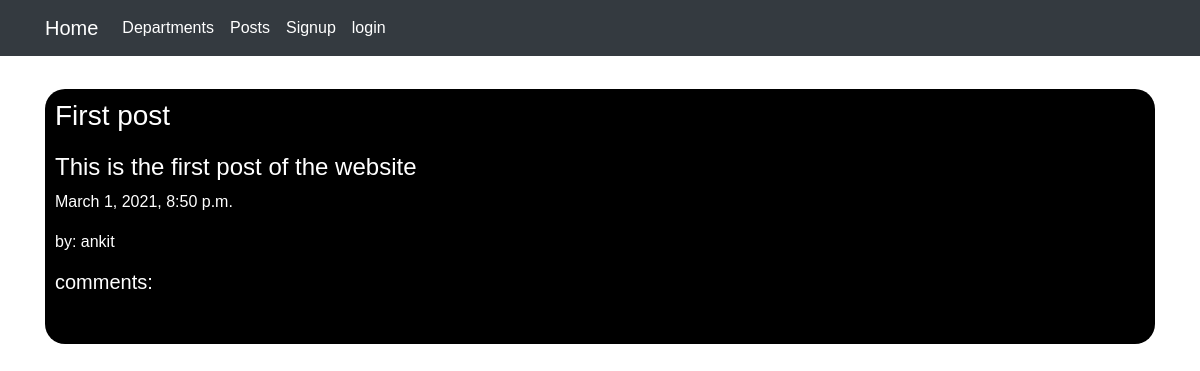
The page /post/details/6/ on the database its author committed.
### posts/models.py (models this page shows, shortened)
class Post(models.Model):
    title = models.CharField(max_length=100)
    message = models.TextField()
    user = models.ForeignKey(User, related_name='posts', on_delete=models.CASCADE)
    created_at = models.DateTimeField(auto_now=True)
    department = models.ForeignKey(Department, related_name='posts', null=True, blank=True,on_delete=models.CASCADE)
    class Meta:
        ordering = ["-created_at"]

### posts/views.py (the view)
# urls.py: path('details/<int:pk>/', views.post_detail, name='details'),
def post_detail(request, pk):
    post = get_object_or_404(Post, pk=pk)
    comments = post.comments
    if request.method == "POST":
        comment_form = CreateCommentForm(request.POST)
        if comment_form.is_valid():
            user_comment = comment_form.save(commit=False)
            user_comment.post = post
            user_comment.user = request.user
            user_comment.save()
            return HttpResponseRedirect(reverse('posts:details', kwargs={'pk': post.pk}))
    else:
        comment_form = CreateCommentForm
    return render(request, 'posts/post_detail.html', {'post': post, 'comment_form': comment_form,})

### posts/templates/posts/post_detail.html (shortened to what this page needs)
{% extends 'base.html' %}
{% block content %}
<div class='post-list comment-form'>
    <h1>{{ post.title }}</h1>
    <h4>{{ post.message }}</h4>
    <div class='date'>
        <p>{{ post.created_at }}</p>
    </div>
    <p>by: {{ post.user }}</p>
    <h5>comments:</h5>
    {% load mptt_tags %}
    <div class='comment-list'>
        {% recursetree post.comments.all %}
        <div id="{{ node.id }}" class="my-2 p-2">
            <div class="d-flex justify-content-between">
            </div>
        </div>
        {% endrecursetree %}
    </div>
</div>
{% endblock %}

### static/main.css (style rules this page uses)
body { margin: 0%; padding: 0%; font-family: sans-serif; }

### static/list.css (style rules this page uses)
.post-list { padding: 10px; margin-top: 3%; width: 100%; height: fit-content; background: black; color: white; top: 50%; left: 50%; box-sizing: border-box; border-radius: 20px; }
.post-list h1 { margin: 0; padding: 0 0 20px; font-size: 28px; }

### rows shown on the page
Post: title "First post", message "This is the first post of the website", created_at "March 1, 2021, 8:50 p.m.", user "ankit"
